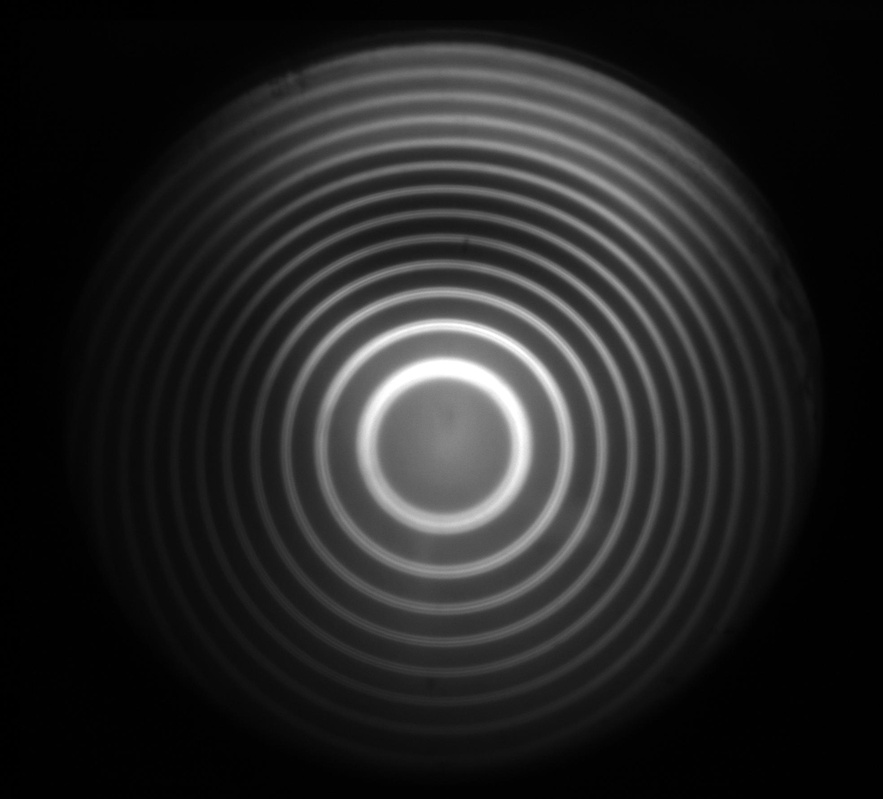
#> input picture Modern Physics Lab/zeeman effect/zeeman week2_ver2/normal/image2.jpg, 883 x 799 px, shrunk from 1968 x 1780 before the run
$ python openimage.py
#> lines starting #> are read from the running program, lines starting #| are printed output that depends on the picture
import numpy as np
import cv2
import matplotlib.pyplot as plt
import matplotlib.patches as mpatches
def savitzky_golay(signal_array, window_length = 3, polyorder = 2): #https://basdas.in/savitzky-golay-filter-in-python-using-numpy-and-scipy/
    assert window_length % 2 == 1, "window length should be odd"
    assert polyorder < window_length, "polynomial order should be less than window length"
    window_indices = np.arange(0, window_length, 1) - np.floor(window_length/2)
    window_indices = window_indices.reshape(-1, 1)
    j_matrix = np.hstack([window_indices**i for i in range(polyorder+1)])
    C=np.linalg.inv(j_matrix.T.dot(j_matrix)).dot(j_matrix.T)
    filter_coefficients = C[0] #(J^TJ)^-1J^T
    filtered_signal = np.convolve(signal_array, filter_coefficients, 'same')
    return(filtered_signal,C)

def modify_contrast_and_brightness2(img, brightness=0 , contrast=100,bias=166):


    B = brightness / 255.0
    c = contrast / 255.0

    # img = 10*np.tan(img/bias*np.pi/4)
    img = 100*(img/bias)**10
    # 所有值必須介於 0~255 之間，超過255 = 255，小於 0 = 0
    img = np.clip(img, 0, 255).astype(np.uint8)
    cv2.imshow('My Image', img)
    cv2.waitKey(0)
    cv2.destroyAllWindows()


img = cv2.imread('./zeeman effect/zeeman week2_ver2/normal/image2.jpg', cv2.IMREAD_GRAYSCALE)
#> img is the input picture: shape (799, 883); min 0, max 255, mean 37
row , col=img.shape
#> row = 799; col = 883
dimg=np.zeros((1,col))
window=11
order=2
cut=img[int(row/2),:]
#> cut = 883 values, max 255 at index 504, min 0 at index 12, mean 64.47
p0=plt.plot(np.arange(col),cut[0:],5,label='origin')
#> p0 = 2 items
dcut=np.zeros(np.shape(cut))
#> dcut = 883 values from 0 to 0
ddcut=np.zeros(np.shape(cut))
#> ddcut = 883 values from 0 to 0
cut,C=savitzky_golay(cut,window,order)
#> in savitzky_golay, `filtered_signal = np.convolve(signal_array, filter_coefficients, 'same')`: filtered_signal = 883 values, max 256 at index 505, min 0.597 at index 12, mean 64.47
#> cut has the same summary as filtered_signal in savitzky_golay
for i in range(int((window+1)/2),col-int((window+1)/2)):
    vec=cut[i-int((window+1)/2):i+int((window+1)/2)-1]
    a=np.dot(C,vec) #a is coefficient of local polynomial
    cut[i]=a[0]
    dcut[i]=a[1]
    ddcut[i]=2*a[2]
#> this loop made 871 passes
#> a on passes 1 to 3: [1.09, 0.0113, -0.0157], [1.09, -0.0199, -0.0148], [1.04, -0.0438, -0.0114]
#> after the loop, cut = 883 values, max 254.6 at index 510, min 0.604 at index 0, mean 64.47; dcut = 883 values, max 13.88 at index 372, min -14.47 at index 566, mean 5.63e-05; ddcut = 883 values, max 2.45 at index 547, min -3.52 at index 596, mean -4.19e-05
# modify_contrast_and_brightness2(img)
nddcut=np.where(ddcut<0,True,False)
zerodcut=np.where((dcut<1) & (dcut>-1),True,False)
target=nddcut & zerodcut                        #for np array & is the and operation of array
p1=plt.plot(np.arange(col),cut[0:],5,label='cut')
#> p1 = 2 items
p2=plt.plot(np.arange(col),dcut[0:],label='dcut')
#> p2 = 1 item
p3=plt.plot(np.arange(col),ddcut[0:],label='ddcut')
#> p3 = 1 item
p4=plt.scatter(np.where(target)[0],cut[target],10,label='target')
plt.plot([0,col],[0,0])
plt.legend(loc="upper left")

plt.show()
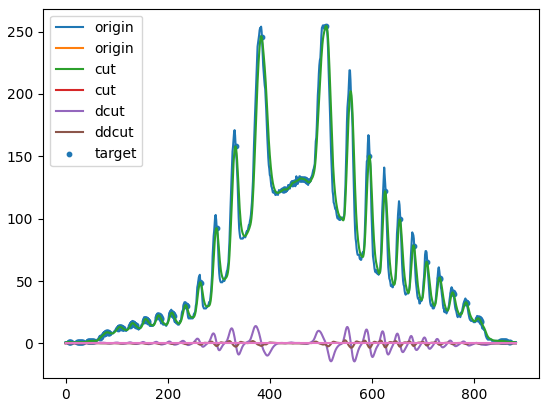
#> figure drawn by matplotlib, 1 panel; curve peaks at x = 504, y = 255; curve peaks at x = 510, y = 254.6
# for i in range(1,col-4):
#     dimg[0][i+2]=(img[int(row/2)][i+4]+8*img[int(row/2)][i+3]-8*img[int(row/2)][i+1]+img[int(row/2)][i])/12
# plt.plot(np.arange(col),dimg[0][0:])
# plt.show()

$ run again, with Modern Physics Lab/zeeman effect/zeeman week2_ver2/normal/image1.jpg copied over Modern Physics Lab/zeeman effect/zeeman week2_ver2/normal/image2.jpg
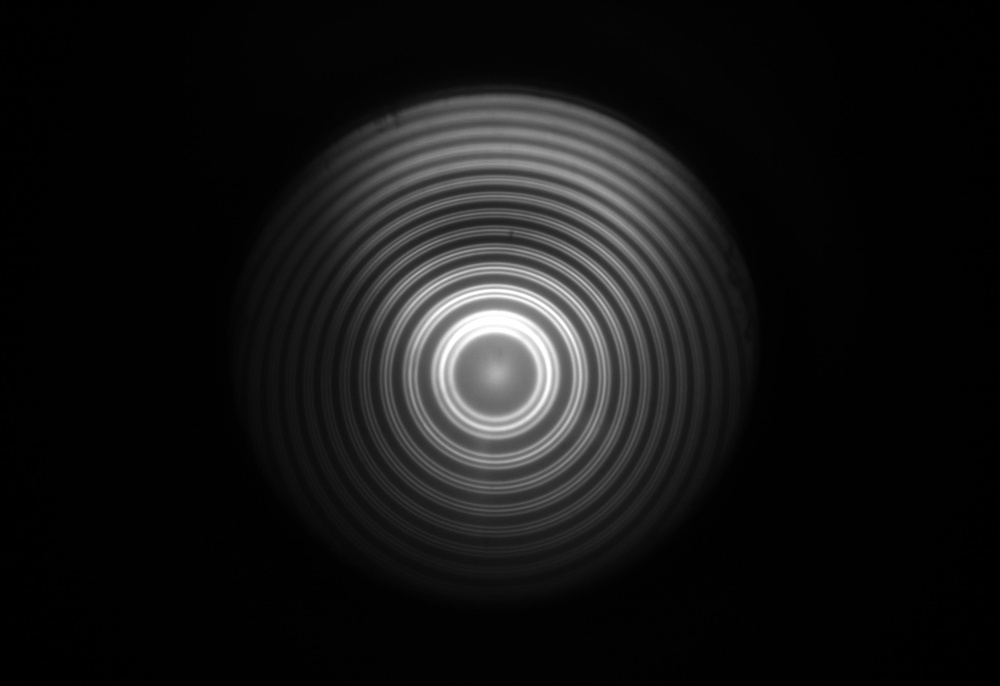
#> input picture Modern Physics Lab/zeeman effect/zeeman week2_ver2/normal/image1.jpg, 1000 x 686 px, shrunk from 3208 x 2200 before the run
#> img is the input picture: shape (686, 1000); min 0, max 255, mean 21.3
#> `cut=img[int(row/2),:]`: cut = 1000 values, max 255 at index 449, min 0 at index 2, mean 45.84
#> p0 = 2 items
#> filtered_signal = 1000 values, max 258 at index 539, min -0.147 at index 25, mean 45.84
#> `cut,C=savitzky_golay(cut,window,order)`: cut has the same summary as filtered_signal in savitzky_golay
#> the loop `for i in range(int((window+1)/2),col-int((window+1)/2)):` made 988 passes
#> a on passes 1 to 3: [0.125, 0.0547, 0.027], [0.207, 0.0885, 0.0254], [0.334, 0.112, 0.0168]
#> after the loop `for i in range(int((window+1)/2),col-int((window+1)/2)):`: cut = 1000 values, max 245.8 at index 540, min -0.0233 at index 5, mean 45.84; dcut = 1000 values, max 13.53 at index 439, min -14.9 at index 553, mean 0.000486; ddcut = 1000 values, max 3.77 at index 562, min -3.07 at index 550, mean 5.16e-05
#> p1 = 2 items
#> p2 = 1 item
#> `plt.show()`:
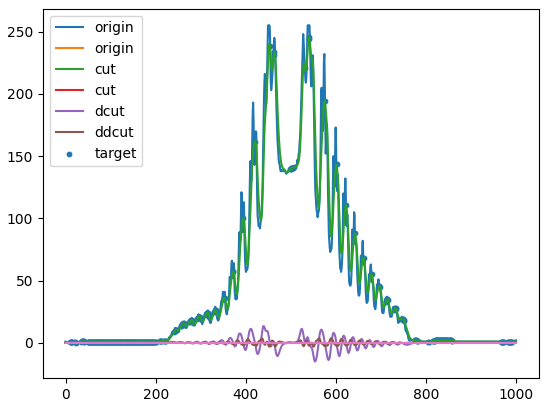
#> figure drawn by matplotlib, 1 panel; curve peaks at x = 449, y = 255; curve peaks at x = 540, y = 245.8
